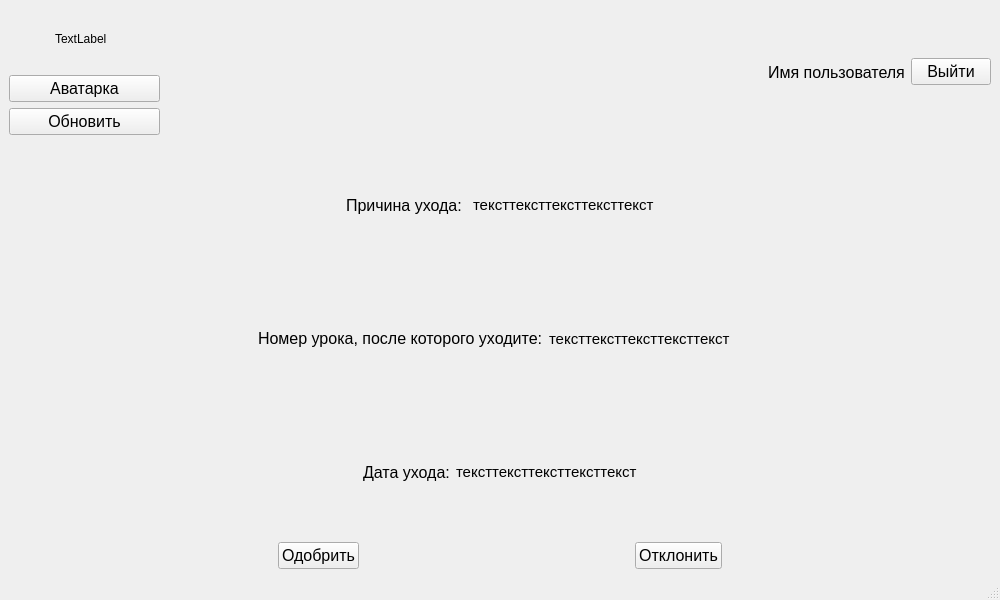
<?xml version="1.0" encoding="UTF-8"?>
<ui version="4.0">
 <class>MainWindow</class>
 <widget class="QMainWindow" name="MainWindow">
  <property name="geometry">
   <rect>
    <x>0</x>
    <y>0</y>
    <width>1000</width>
    <height>600</height>
   </rect>
  </property>
  <property name="windowTitle">
   <string>MainWindow</string>
  </property>
  <widget class="QWidget" name="centralwidget">
   <layout class="QVBoxLayout" name="verticalLayout_2">
    <item>
     <layout class="QVBoxLayout" name="verticalLayout">
      <item>
       <layout class="QHBoxLayout" name="horizontalLayout_5">
        <item>
         <layout class="QVBoxLayout" name="verticalLayout_3">
          <item>
           <layout class="QHBoxLayout" name="horizontalLayout_6">
            <item>
             <spacer name="horizontalSpacer_11">
              <property name="orientation">
               <enum>Qt::Horizontal</enum>
              </property>
              <property name="sizeHint" stdset="0">
               <size>
                <width>40</width>
                <height>20</height>
               </size>
              </property>
             </spacer>
            </item>
            <item>
             <widget class="QLabel" name="label_5">
              <property name="sizePolicy">
               <sizepolicy hsizetype="Fixed" vsizetype="Fixed">
                <horstretch>0</horstretch>
                <verstretch>0</verstretch>
               </sizepolicy>
              </property>
              <property name="minimumSize">
               <size>
                <width>60</width>
                <height>60</height>
               </size>
              </property>
              <property name="maximumSize">
               <size>
                <width>60</width>
                <height>60</height>
               </size>
              </property>
              <property name="text">
               <string>TextLabel</string>
              </property>
             </widget>
            </item>
            <item>
             <spacer name="horizontalSpacer_12">
              <property name="orientation">
               <enum>Qt::Horizontal</enum>
              </property>
              <property name="sizeHint" stdset="0">
               <size>
                <width>40</width>
                <height>20</height>
               </size>
              </property>
             </spacer>
            </item>
           </layout>
          </item>
          <item>
           <widget class="QPushButton" name="pushButton_6">
            <property name="font">
             <font>
              <pointsize>12</pointsize>
             </font>
            </property>
            <property name="text">
             <string>Аватарка</string>
            </property>
            <property name="autoRepeat">
             <bool>false</bool>
            </property>
           </widget>
          </item>
          <item>
           <widget class="QPushButton" name="pushButton">
            <property name="font">
             <font>
              <pointsize>12</pointsize>
             </font>
            </property>
            <property name="text">
             <string>Обновить</string>
            </property>
           </widget>
          </item>
         </layout>
        </item>
        <item>
         <spacer name="horizontalSpacer_4">
          <property name="orientation">
           <enum>Qt::Horizontal</enum>
          </property>
          <property name="sizeHint" stdset="0">
           <size>
            <width>40</width>
            <height>20</height>
           </size>
          </property>
         </spacer>
        </item>
        <item>
         <spacer name="horizontalSpacer_13">
          <property name="orientation">
           <enum>Qt::Horizontal</enum>
          </property>
          <property name="sizeHint" stdset="0">
           <size>
            <width>40</width>
            <height>20</height>
           </size>
          </property>
         </spacer>
        </item>
        <item>
         <spacer name="horizontalSpacer_14">
          <property name="orientation">
           <enum>Qt::Horizontal</enum>
          </property>
          <property name="sizeHint" stdset="0">
           <size>
            <width>40</width>
            <height>20</height>
           </size>
          </property>
         </spacer>
        </item>
        <item>
         <spacer name="horizontalSpacer_15">
          <property name="orientation">
           <enum>Qt::Horizontal</enum>
          </property>
          <property name="sizeHint" stdset="0">
           <size>
            <width>40</width>
            <height>20</height>
           </size>
          </property>
         </spacer>
        </item>
        <item>
         <widget class="QLabel" name="label_4">
          <property name="font">
           <font>
            <pointsize>12</pointsize>
           </font>
          </property>
          <property name="text">
           <string>Имя пользователя</string>
          </property>
         </widget>
        </item>
        <item>
         <widget class="QPushButton" name="pushButton_5">
          <property name="font">
           <font>
            <pointsize>12</pointsize>
           </font>
          </property>
          <property name="text">
           <string>Выйти</string>
          </property>
          <property name="autoRepeat">
           <bool>false</bool>
          </property>
         </widget>
        </item>
       </layout>
      </item>
      <item>
       <layout class="QHBoxLayout" name="horizontalLayout">
        <item>
         <spacer name="horizontalSpacer_5">
          <property name="orientation">
           <enum>Qt::Horizontal</enum>
          </property>
          <property name="sizeHint" stdset="0">
           <size>
            <width>40</width>
            <height>20</height>
           </size>
          </property>
         </spacer>
        </item>
        <item>
         <widget class="QLabel" name="label">
          <property name="font">
           <font>
            <pointsize>12</pointsize>
           </font>
          </property>
          <property name="text">
           <string>Причина ухода: </string>
          </property>
         </widget>
        </item>
        <item>
         <widget class="QLabel" name="label_6">
          <property name="font">
           <font>
            <pointsize>11</pointsize>
           </font>
          </property>
          <property name="text">
           <string>тексттексттексттексттекст</string>
          </property>
         </widget>
        </item>
        <item>
         <spacer name="horizontalSpacer_8">
          <property name="orientation">
           <enum>Qt::Horizontal</enum>
          </property>
          <property name="sizeHint" stdset="0">
           <size>
            <width>40</width>
            <height>20</height>
           </size>
          </property>
         </spacer>
        </item>
       </layout>
      </item>
      <item>
       <layout class="QHBoxLayout" name="horizontalLayout_2">
        <item>
         <spacer name="horizontalSpacer_6">
          <property name="orientation">
           <enum>Qt::Horizontal</enum>
          </property>
          <property name="sizeHint" stdset="0">
           <size>
            <width>40</width>
            <height>20</height>
           </size>
          </property>
         </spacer>
        </item>
        <item>
         <widget class="QLabel" name="label_2">
          <property name="font">
           <font>
            <pointsize>12</pointsize>
           </font>
          </property>
          <property name="text">
           <string>Номер урока, после которого уходите:</string>
          </property>
         </widget>
        </item>
        <item>
         <widget class="QLabel" name="label_9">
          <property name="font">
           <font>
            <pointsize>11</pointsize>
           </font>
          </property>
          <property name="text">
           <string>тексттексттексттексттекст</string>
          </property>
         </widget>
        </item>
        <item>
         <widget class="QLabel" name="label_7">
          <property name="text">
           <string/>
          </property>
         </widget>
        </item>
        <item>
         <spacer name="horizontalSpacer_9">
          <property name="orientation">
           <enum>Qt::Horizontal</enum>
          </property>
          <property name="sizeHint" stdset="0">
           <size>
            <width>40</width>
            <height>20</height>
           </size>
          </property>
         </spacer>
        </item>
       </layout>
      </item>
      <item>
       <layout class="QHBoxLayout" name="horizontalLayout_3">
        <item>
         <spacer name="horizontalSpacer_7">
          <property name="orientation">
           <enum>Qt::Horizontal</enum>
          </property>
          <property name="sizeHint" stdset="0">
           <size>
            <width>40</width>
            <height>20</height>
           </size>
          </property>
         </spacer>
        </item>
        <item>
         <widget class="QLabel" name="label_3">
          <property name="font">
           <font>
            <pointsize>12</pointsize>
           </font>
          </property>
          <property name="text">
           <string>Дата ухода:</string>
          </property>
         </widget>
        </item>
        <item>
         <widget class="QLabel" name="label_8">
          <property name="font">
           <font>
            <pointsize>11</pointsize>
           </font>
          </property>
          <property name="text">
           <string>тексттексттексттексттекст</string>
          </property>
         </widget>
        </item>
        <item>
         <spacer name="horizontalSpacer_10">
          <property name="orientation">
           <enum>Qt::Horizontal</enum>
          </property>
          <property name="sizeHint" stdset="0">
           <size>
            <width>40</width>
            <height>20</height>
           </size>
          </property>
         </spacer>
        </item>
       </layout>
      </item>
      <item>
       <layout class="QHBoxLayout" name="horizontalLayout_4">
        <item>
         <spacer name="horizontalSpacer_2">
          <property name="orientation">
           <enum>Qt::Horizontal</enum>
          </property>
          <property name="sizeHint" stdset="0">
           <size>
            <width>40</width>
            <height>20</height>
           </size>
          </property>
         </spacer>
        </item>
        <item>
         <widget class="QPushButton" name="pushButton_3">
          <property name="font">
           <font>
            <pointsize>12</pointsize>
           </font>
          </property>
          <property name="text">
           <string>Одобрить</string>
          </property>
         </widget>
        </item>
        <item>
         <spacer name="horizontalSpacer">
          <property name="orientation">
           <enum>Qt::Horizontal</enum>
          </property>
          <property name="sizeHint" stdset="0">
           <size>
            <width>40</width>
            <height>20</height>
           </size>
          </property>
         </spacer>
        </item>
        <item>
         <widget class="QPushButton" name="pushButton_4">
          <property name="font">
           <font>
            <pointsize>12</pointsize>
           </font>
          </property>
          <property name="text">
           <string>Отклонить</string>
          </property>
         </widget>
        </item>
        <item>
         <spacer name="horizontalSpacer_3">
          <property name="orientation">
           <enum>Qt::Horizontal</enum>
          </property>
          <property name="sizeHint" stdset="0">
           <size>
            <width>40</width>
            <height>20</height>
           </size>
          </property>
         </spacer>
        </item>
       </layout>
      </item>
     </layout>
    </item>
   </layout>
  </widget>
  <widget class="QMenuBar" name="menubar">
   <property name="geometry">
    <rect>
     <x>0</x>
     <y>0</y>
     <width>1000</width>
     <height>26</height>
    </rect>
   </property>
  </widget>
  <widget class="QStatusBar" name="statusbar"/>
 </widget>
 <resources/>
 <connections/>
</ui>
